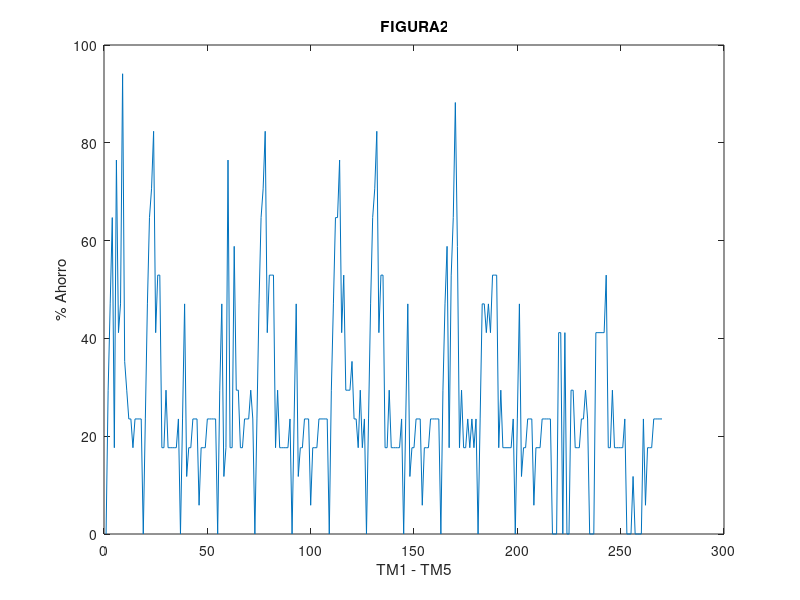
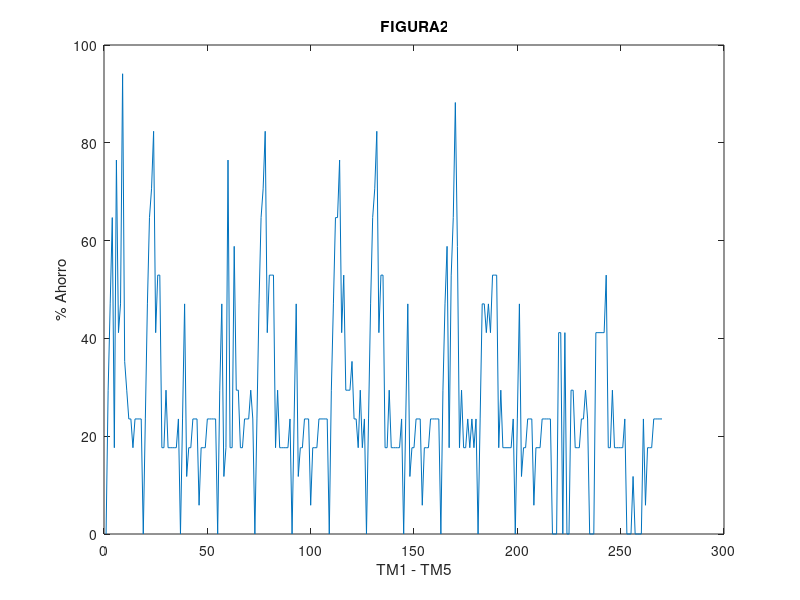
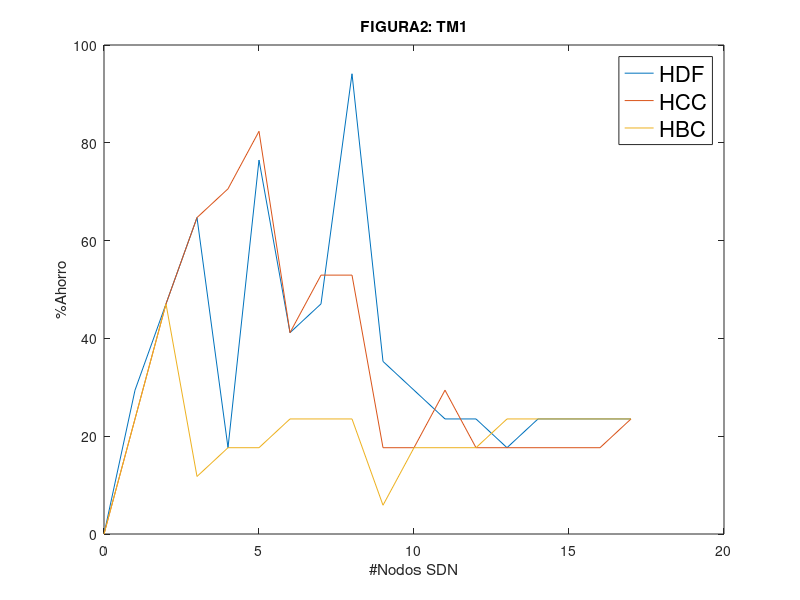
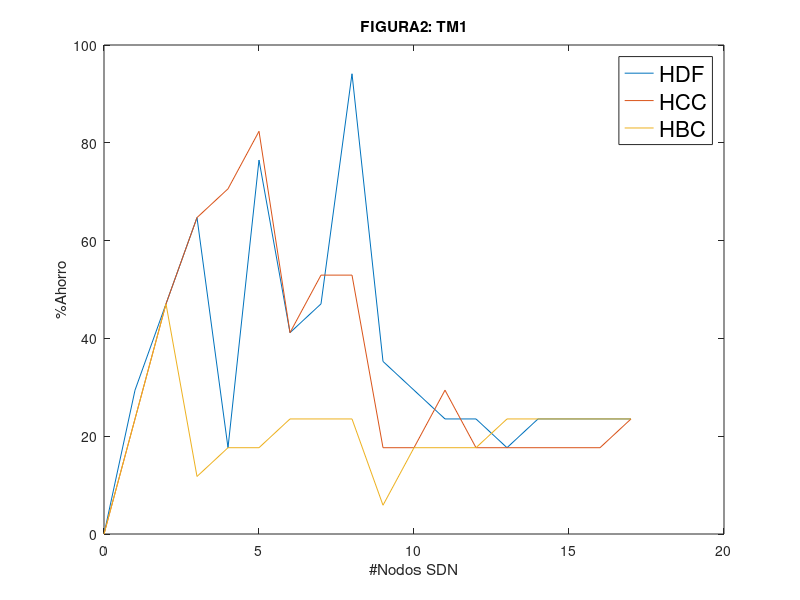

These charts were generated, in order, by the following MATLAB code:
load SimulationResults.csv

%FIGURE 2 
x = zeros(270, 1);
y = zeros(270, 1);
for fil = 1:270
    x(fil,1) = fil;
    offNodes = SimulationResults(fil, 11);
    y(fil, 1) = (offNodes/17) * 100;
end
figure
plot(x, y)
title('FIGURA2')
xlabel('TM1 - TM5')
ylabel('% Ahorro')

savefig('figure2.fig')
saveas(gcf,'figure2','epsc')

%FIGURE 2: TM1

x = SimulationResults(1:18, 3);
y1 = zeros(18, 1);
y2 = zeros(18, 1);
y3 = zeros(18, 1);
for fil = 1:18
    offNodes = SimulationResults(fil, 11);
    y1(fil, 1) = (offNodes/17) * 100;
end

cont=1;
for fil = 19:36
    offNodes = SimulationResults(fil, 11);
    y2(cont, 1) = (offNodes/17) * 100;
    cont = cont + 1;
end

cont=1;
for fil = 37:54
    offNodes = SimulationResults(fil, 11);
    y3(cont, 1) = (offNodes/17) * 100;
    cont = cont + 1;
end
figure
plot(x, y1, x, y2, x, y3)
title('FIGURA2: TM1')
xlabel('#Nodos SDN')
ylabel('%Ahorro')
legend({'HDF','HCC','HBC'},'FontSize',16)

savefig('figure2_TM1.fig')
saveas(gcf,'figure2_TM1','epsc')

%FIGURE 2: TM2

x = SimulationResults(1:18, 3);
y1 = zeros(18, 1);
y2 = zeros(18, 1);
y3 = zeros(18, 1);
cont=1;
for fil = 55:72
    offNodes = SimulationResults(fil, 11);
    y1(cont, 1) = (offNodes/17) * 100;
    cont = cont + 1;
end

cont=1;
for fil = 73:90
    offNodes = SimulationResults(fil, 11);
    y2(cont, 1) = (offNodes/17) * 100;
    cont = cont + 1;
end

cont=1;
for fil = 91:108
    offNodes = SimulationResults(fil, 11);
    y3(cont, 1) = (offNodes/17) * 100;
    cont = cont + 1;
end
figure
plot(x, y1, x, y2, x, y3)
title('FIGURA2: TM2')
xlabel('#Nodos SDN')
ylabel('%Ahorro')
legend({'HDF','HCC','HBC'},'FontSize',16)

savefig('figure2_TM2.fig')
saveas(gcf,'figure2_TM2','epsc')

%FIGURE 2: TM3

x = SimulationResults(1:18, 3);
y1 = zeros(18, 1);
y2 = zeros(18, 1);
y3 = zeros(18, 1);
cont=1;
for fil = 109:126
    offNodes = SimulationResults(fil, 11);
    y1(cont, 1) = (offNodes/17) * 100;
    cont = cont + 1;
end

cont=1;
for fil = 127:144
    offNodes = SimulationResults(fil, 11);
    y2(cont, 1) = (offNodes/17) * 100;
    cont = cont + 1;
end

cont=1;
for fil = 145:162
    offNodes = SimulationResults(fil, 11);
    y3(cont, 1) = (offNodes/17) * 100;
    cont = cont + 1;
end
figure
plot(x, y1, x, y2, x, y3)
title('FIGURA2: TM3')
xlabel('#Nodos SDN')
ylabel('%Ahorro')
legend({'HDF','HCC','HBC'},'FontSize',16)

savefig('figure2_TM3.fig')
saveas(gcf,'figure2_TM3','epsc')

%FIGURE 2: TM4

x = SimulationResults(1:18, 3);
y1 = zeros(18, 1);
y2 = zeros(18, 1);
y3 = zeros(18, 1);
cont=1;
for fil = 163:180
    offNodes = SimulationResults(fil, 11);
    y1(cont, 1) = (offNodes/17) * 100;
    cont = cont + 1;
end

cont=1;
for fil = 181:198
    offNodes = SimulationResults(fil, 11);
    y2(cont, 1) = (offNodes/17) * 100;
    cont = cont + 1;
end

cont=1;
for fil = 199:216
    offNodes = SimulationResults(fil, 11);
    y3(cont, 1) = (offNodes/17) * 100;
    cont = cont + 1;
end
figure
plot(x, y1, x, y2, x, y3)
title('FIGURA2: TM4')
xlabel('#Nodos SDN')
ylabel('%Ahorro')
legend({'HDF','HCC','HBC'},'FontSize',16)

savefig('figure2_TM4.fig')
saveas(gcf,'figure2_TM4','epsc')


%FIGURE 2: TM5

x = SimulationResults(1:18, 3);
y1 = zeros(18, 1);
y2 = zeros(18, 1);
y3 = zeros(18, 1);
cont=1;
for fil = 217:234
    offNodes = SimulationResults(fil, 11);
    y1(cont, 1) = (offNodes/17) * 100;
    cont = cont + 1;
end

cont=1;
for fil = 235:252
    offNodes = SimulationResults(fil, 11);
    y2(cont, 1) = (offNodes/17) * 100;
    cont = cont + 1;
end

cont=1;
for fil = 253:270
    offNodes = SimulationResults(fil, 11);
    y3(cont, 1) = (offNodes/17) * 100;
    cont = cont + 1;
end
figure
plot(x, y1, x, y2, x, y3)
title('FIGURA2: TM5')
xlabel('#Nodos SDN')
ylabel('%Ahorro')
legend({'HDF','HCC','HBC'},'FontSize',16)

savefig('figure2_TM5.fig')
saveas(gcf,'figure2_TM5','epsc')



